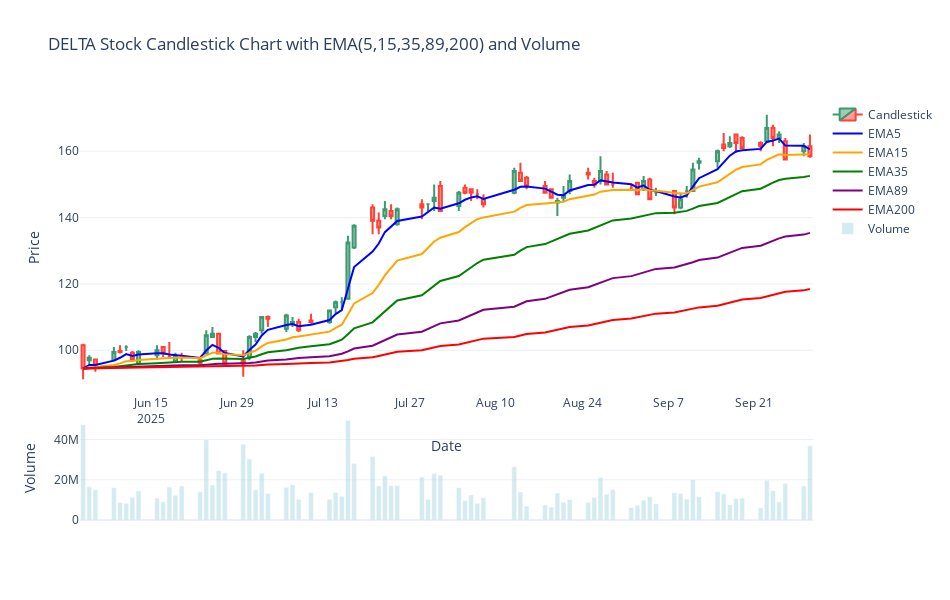

Write notebook code for a chart like this one.
### Markdown cell above
เส้นค่าเฉลี่ยเคลื่อนที่แบบเอ็กซ์โพเนนเชียล (Exponential Moving Average - EMA)

คือเส้นค่าเฉลี่ยของราคาหุ้นย้อนหลังในระยะเวลาต่างๆ กัน (5, 15, 35, 89, และ 200 วัน) โดยให้ความสำคัญกับราคาล่าสุดมากกว่า เส้นเหล่านี้ช่วยบอกถึงแนวโน้มในระยะสั้นไปจนถึงระยะยาว

🔵 EMA5 = ระยะสั้น, สัญญาณไว

🟠 EMA15 = ระยะกลาง, ช่วยกรองสัญญาณ

🟢 EMA35 = แนวโน้มกลาง

🟣 EMA89 = แนวโน้มหลัก

🔴 EMA200 = แนวโน้มระยะยาว (เส้นใหญ่สุด)

### Code cell
import plotly.graph_objects as go

# 🔹 เลือกเฉพาะหุ้น 24CS
ohlc_df = df_tn[df_tn["symbol"] == "DELTA"].copy()

# 🔹 จัดการ index
ohlc_df["time"] = pd.to_datetime(ohlc_df["time"])
ohlc_df = ohlc_df.sort_values("time")
ohlc_df = ohlc_df.set_index("time")
ohlc_df.index.name = "Date"

# 🔹 Rename columns ให้ตรงกับ Plotly
ohlc_df = ohlc_df.rename(columns={
    "open_price": "Open",
    "high_price": "High",
    "low_price": "Low",
    "close_price": "Close",
    "volume": "Volume"
})

# 🔹 เลือกแค่ 200 วันล่าสุด (เพื่อดูง่าย)
ohlc_df = ohlc_df.tail(200)

# 🔹 คำนวณ EMA
for p in [5, 15, 35, 89, 200]:
    ohlc_df[f"EMA{p}"] = ohlc_df["Close"].ewm(span=p, adjust=False).mean()

# ✅ กราฟ Candlestick
fig = go.Figure(data=[go.Candlestick(
    x=ohlc_df.index,
    open=ohlc_df['Open'],
    high=ohlc_df['High'],
    low=ohlc_df['Low'],
    close=ohlc_df['Close'],
    name="Candlestick"
)])

# ✅ เส้น EMA
colors = {5:"blue", 15:"orange", 35:"green", 89:"purple", 200:"red"}
for p in [5, 15, 35, 89, 200]:
    fig.add_trace(go.Scatter(
        x=ohlc_df.index,
        y=ohlc_df[f"EMA{p}"],
        mode="lines",
        line=dict(width=2, color=colors[p]),
        name=f"EMA{p}"
    ))

# ✅ Volume
fig.add_trace(go.Bar(
    x=ohlc_df.index,
    y=ohlc_df['Volume'],
    name="Volume",
    marker_color="lightblue",
    opacity=0.5,
    yaxis="y2"
))

# ✅ Layout
fig.update_layout(
    title="DELTA Stock Candlestick Chart with EMA(5,15,35,89,200) and Volume",
    yaxis=dict(title="Price", domain=[0.3, 1]),
    yaxis2=dict(title="Volume", domain=[0, 0.25]),
    xaxis=dict(title="Date"),
    xaxis_rangeslider_visible=False,
    template="plotly_white",
    width=950,
    height=600
)

fig.show()
